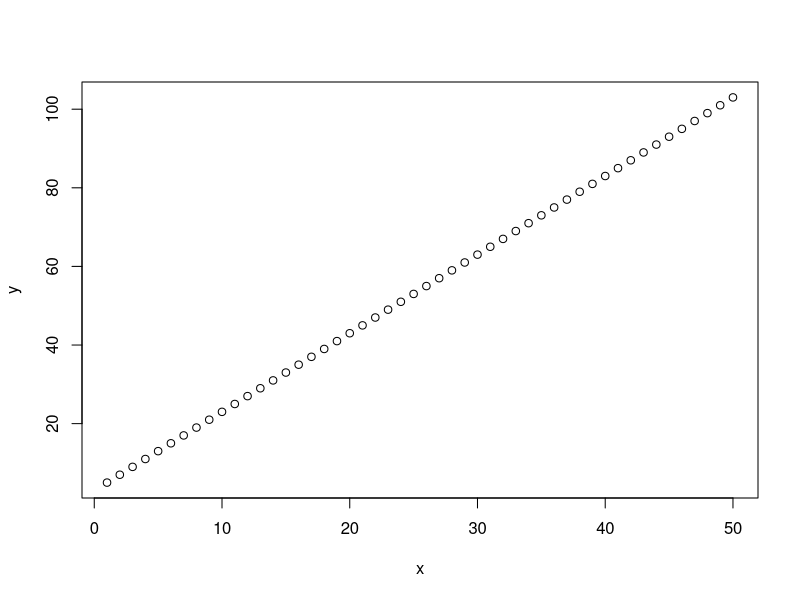
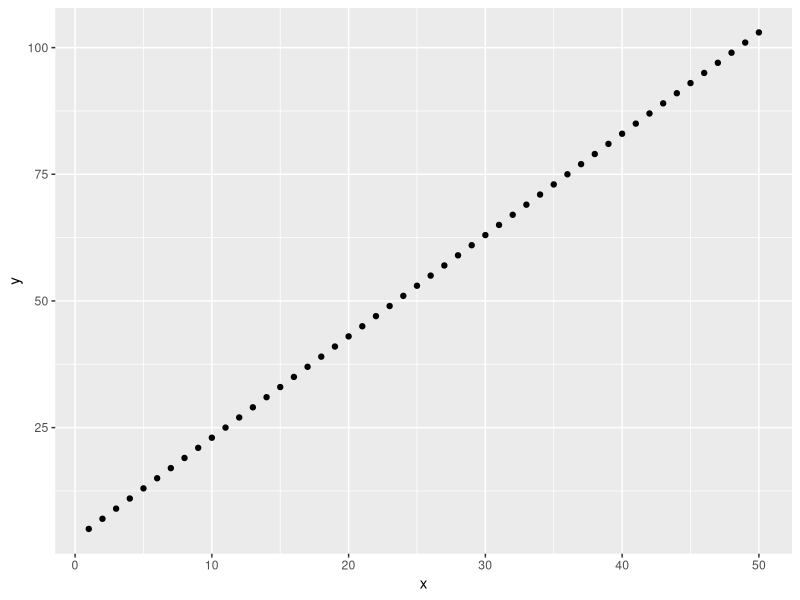
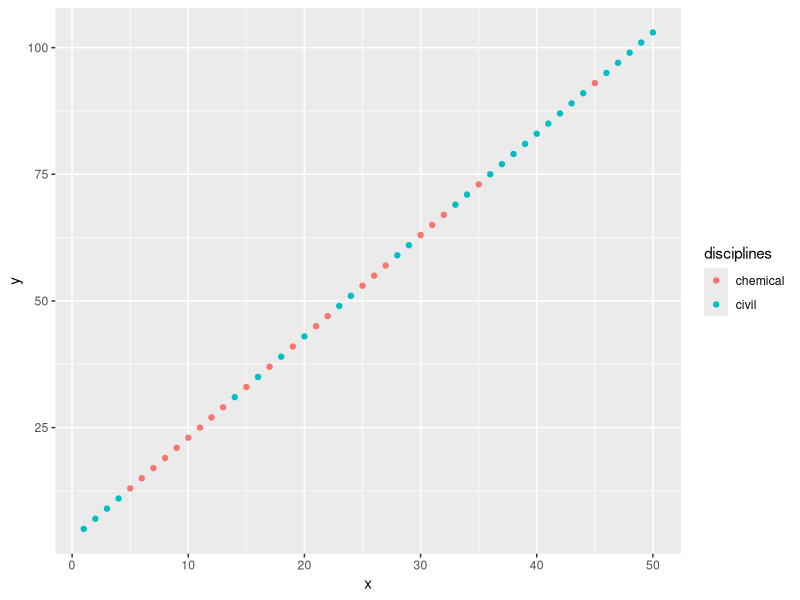
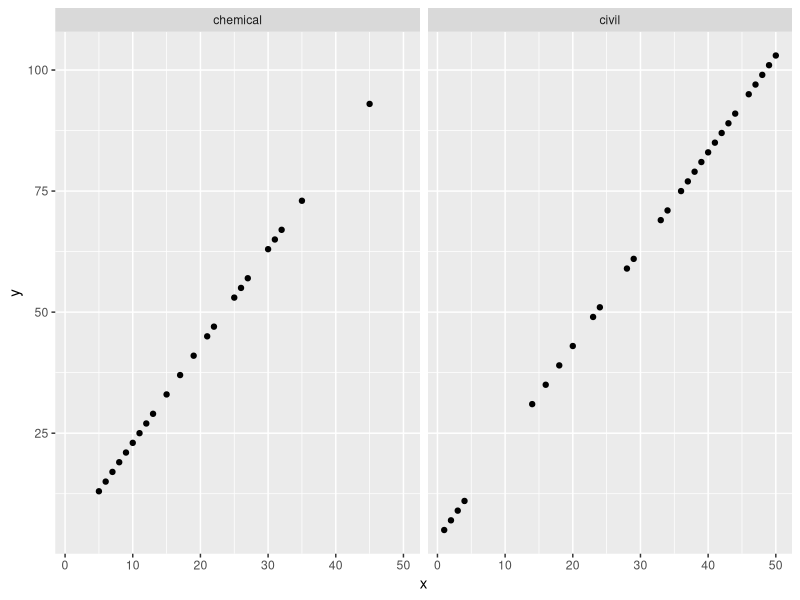

Write R code to recreate these figures, in order.
## More demo code for week 1

x <- 3
y <- c(1, 2, 3)
z <- "this is a string"

a <- x + y




# installing packages


install.packages("")


# loading packages

library(tidyverse)



# basic plotting
x <- seq(1, 50) # create a sequence of numbers from 1 to 50
y <- 2*x + 3
plot(x, y)


# slightly fancier plotting
df <- tibble(x = x, y = y)

df %>% ggplot(aes(x = x, y = y)) + 
  geom_point() 


disciplines <- sample(c("chemical", "civil"), replace = TRUE, size = length(x))


df$disciplines <- disciplines  

# now maybe we want to add some color to the plot
df %>% ggplot(aes(x = x, y = y, color = disciplines)) +
  geom_point()



# or maybe we want to separate the plots by discipline

df %>% ggplot(aes(x = x, y = y)) +
  geom_point() + 
  facet_grid(. ~ disciplines)
  
